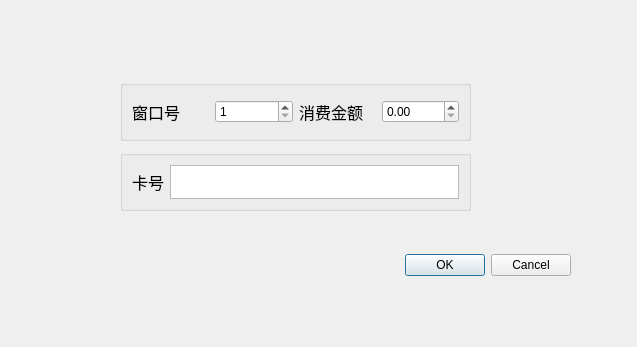
<?xml version="1.0" encoding="UTF-8"?>
<ui version="4.0">
 <class>consume</class>
 <widget class="QDialog" name="consume">
  <property name="geometry">
   <rect>
    <x>0</x>
    <y>0</y>
    <width>637</width>
    <height>347</height>
   </rect>
  </property>
  <property name="windowTitle">
   <string>Dialog</string>
  </property>
  <widget class="QDialogButtonBox" name="buttonBox">
   <property name="geometry">
    <rect>
     <x>50</x>
     <y>240</y>
     <width>521</width>
     <height>51</height>
    </rect>
   </property>
   <property name="orientation">
    <enum>Qt::Horizontal</enum>
   </property>
   <property name="standardButtons">
    <set>QDialogButtonBox::Cancel|QDialogButtonBox::Ok</set>
   </property>
  </widget>
  <widget class="QGroupBox" name="groupBox">
   <property name="geometry">
    <rect>
     <x>120</x>
     <y>80</y>
     <width>351</width>
     <height>61</height>
    </rect>
   </property>
   <property name="title">
    <string/>
   </property>
   <layout class="QHBoxLayout" name="horizontalLayout">
    <item>
     <widget class="QLabel" name="label_2">
      <property name="font">
       <font>
        <pointsize>12</pointsize>
       </font>
      </property>
      <property name="text">
       <string>窗口号</string>
      </property>
     </widget>
    </item>
    <item>
     <widget class="QSpinBox" name="canteen_ID">
      <property name="minimum">
       <number>1</number>
      </property>
     </widget>
    </item>
    <item>
     <widget class="QLabel" name="label">
      <property name="font">
       <font>
        <pointsize>12</pointsize>
       </font>
      </property>
      <property name="text">
       <string>消费金额</string>
      </property>
     </widget>
    </item>
    <item>
     <widget class="QDoubleSpinBox" name="money">
      <property name="maximum">
       <double>999.000000000000000</double>
      </property>
     </widget>
    </item>
   </layout>
  </widget>
  <widget class="QGroupBox" name="groupBox_2">
   <property name="geometry">
    <rect>
     <x>120</x>
     <y>150</y>
     <width>351</width>
     <height>61</height>
    </rect>
   </property>
   <property name="title">
    <string/>
   </property>
   <layout class="QHBoxLayout" name="horizontalLayout_2">
    <item>
     <widget class="QLabel" name="label_3">
      <property name="font">
       <font>
        <pointsize>12</pointsize>
       </font>
      </property>
      <property name="text">
       <string>卡号</string>
      </property>
     </widget>
    </item>
    <item>
     <widget class="QTextEdit" name="card_ID"/>
    </item>
   </layout>
  </widget>
 </widget>
 <resources/>
 <connections>
  <connection>
   <sender>buttonBox</sender>
   <signal>accepted()</signal>
   <receiver>consume</receiver>
   <slot>accept()</slot>
   <hints>
    <hint type="sourcelabel">
     <x>248</x>
     <y>254</y>
    </hint>
    <hint type="destinationlabel">
     <x>157</x>
     <y>274</y>
    </hint>
   </hints>
  </connection>
  <connection>
   <sender>buttonBox</sender>
   <signal>rejected()</signal>
   <receiver>consume</receiver>
   <slot>reject()</slot>
   <hints>
    <hint type="sourcelabel">
     <x>316</x>
     <y>260</y>
    </hint>
    <hint type="destinationlabel">
     <x>286</x>
     <y>274</y>
    </hint>
   </hints>
  </connection>
 </connections>
</ui>
